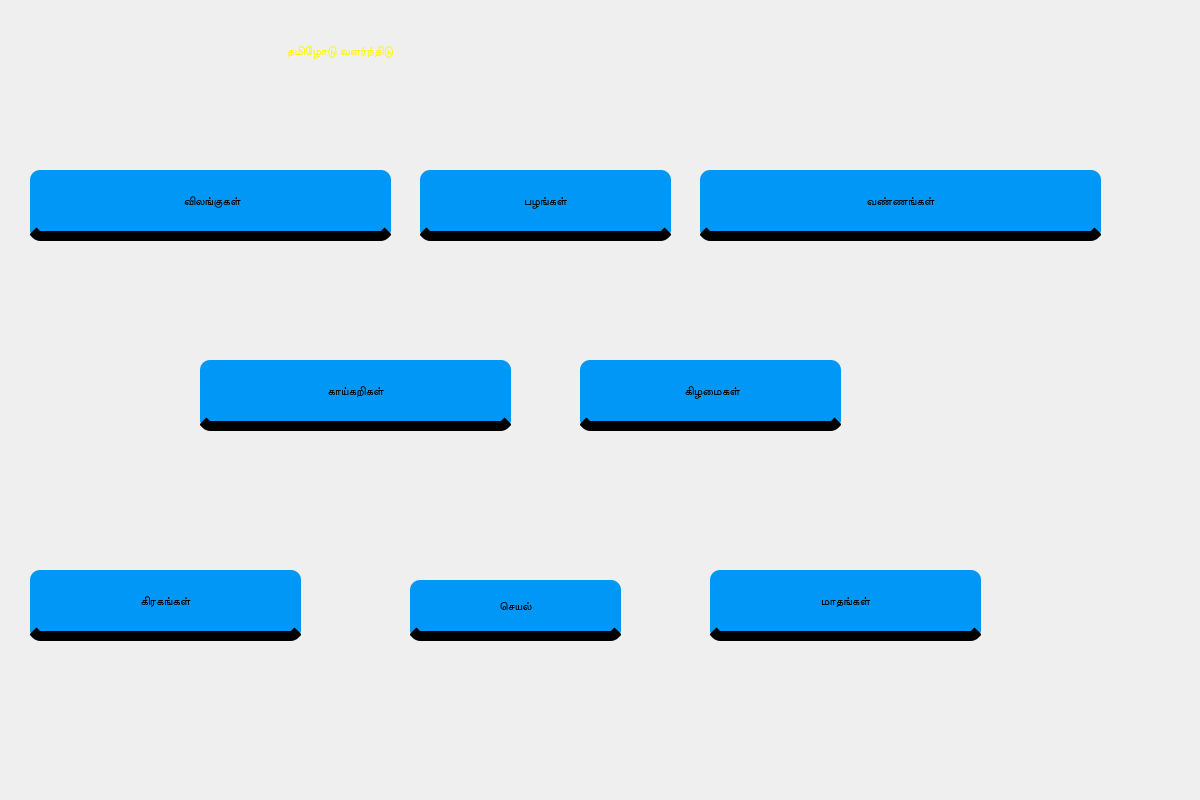
<?xml version="1.0" encoding="UTF-8"?>
<ui version="4.0">
 <class>Dialog</class>
 <widget class="QDialog" name="Dialog">
  <property name="geometry">
   <rect>
    <x>0</x>
    <y>0</y>
    <width>1200</width>
    <height>800</height>
   </rect>
  </property>
  <property name="windowTitle">
   <string>Dialog</string>
  </property>
  <widget class="QWidget" name="Background" native="true">
   <property name="geometry">
    <rect>
     <x>0</x>
     <y>0</y>
     <width>1200</width>
     <height>800</height>
    </rect>
   </property>
   <property name="mouseTracking">
    <bool>true</bool>
   </property>
   <property name="tabletTracking">
    <bool>true</bool>
   </property>
   <property name="acceptDrops">
    <bool>true</bool>
   </property>
   <property name="autoFillBackground">
    <bool>true</bool>
   </property>
   <property name="styleSheet">
    <string notr="true"/>
   </property>
   <widget class="QPushButton" name="animals">
    <property name="geometry">
     <rect>
      <x>30</x>
      <y>170</y>
      <width>361</width>
      <height>71</height>
     </rect>
    </property>
    <property name="autoFillBackground">
     <bool>false</bool>
    </property>
    <property name="styleSheet">
     <string notr="true">QPushButton {font: 22pt &quot;Games&quot;;
    border-bottom: 10px solid #000000;
    border-radius: 10px;
	 background-color:#0197f6;
    min-width: 1px;
}

QPushButton:pressed {
border-bottom: 5px solid #74b3ce;
    border-radius: 10px;
     background-color:rgb(255, 170, 127);
}

</string>
    </property>
    <property name="text">
     <string> விலங்குகள்</string>
    </property>
   </widget>
   <widget class="QPushButton" name="fruits">
    <property name="geometry">
     <rect>
      <x>420</x>
      <y>170</y>
      <width>251</width>
      <height>71</height>
     </rect>
    </property>
    <property name="autoFillBackground">
     <bool>false</bool>
    </property>
    <property name="styleSheet">
     <string notr="true">QPushButton {font: 22pt &quot;Games&quot;;
    border-bottom: 10px solid #000000;
    border-radius: 10px;
	 background-color:#0197f6;
    min-width: 1px;
}

QPushButton:pressed {
border-bottom: 5px solid #74b3ce;
    border-radius: 10px;
     background-color:rgb(255, 170, 127);
}

</string>
    </property>
    <property name="text">
     <string>பழங்கள்</string>
    </property>
    <property name="flat">
     <bool>false</bool>
    </property>
   </widget>
   <widget class="QPushButton" name="planets">
    <property name="geometry">
     <rect>
      <x>30</x>
      <y>570</y>
      <width>271</width>
      <height>71</height>
     </rect>
    </property>
    <property name="styleSheet">
     <string notr="true">QPushButton {font: 22pt &quot;Games&quot;;
    border-bottom: 10px solid #000000;
    border-radius: 10px;
	 background-color:#0197f6;
    min-width: 1px;
}

QPushButton:pressed {
border-bottom: 5px solid #74b3ce;
    border-radius: 10px;
     background-color:rgb(255, 170, 127);
}



</string>
    </property>
    <property name="text">
     <string>கிரகங்கள்</string>
    </property>
   </widget>
   <widget class="QPushButton" name="vegetables">
    <property name="geometry">
     <rect>
      <x>200</x>
      <y>360</y>
      <width>311</width>
      <height>71</height>
     </rect>
    </property>
    <property name="styleSheet">
     <string notr="true">QPushButton {font: 22pt &quot;Games&quot;;
    border-bottom: 10px solid #000000;
    border-radius: 10px;
	 background-color:#0197f6;
    min-width: 1px;
}

QPushButton:pressed {
border-bottom: 5px solid #74b3ce;
    border-radius: 10px;
     background-color:rgb(255, 170, 127);
}



</string>
    </property>
    <property name="text">
     <string>காய்கறிகள்</string>
    </property>
   </widget>
   <widget class="QPushButton" name="days">
    <property name="geometry">
     <rect>
      <x>580</x>
      <y>360</y>
      <width>261</width>
      <height>71</height>
     </rect>
    </property>
    <property name="styleSheet">
     <string notr="true">QPushButton {font: 22pt &quot;Games&quot;;
    border-bottom: 10px solid #000000;
    border-radius: 10px;
	 background-color:#0197f6;
    min-width: 1px;
}

QPushButton:pressed {
border-bottom: 5px solid #74b3ce;
    border-radius: 10px;
     background-color:rgb(255, 170, 127);
}



</string>
    </property>
    <property name="text">
     <string> கிழமைகள்</string>
    </property>
   </widget>
   <widget class="QPushButton" name="months">
    <property name="geometry">
     <rect>
      <x>710</x>
      <y>570</y>
      <width>271</width>
      <height>71</height>
     </rect>
    </property>
    <property name="styleSheet">
     <string notr="true">QPushButton {font: 22pt &quot;Games&quot;;
    border-bottom: 10px solid #000000;
    border-radius: 10px;
	 background-color:#0197f6;
    min-width: 1px;
}

QPushButton:pressed {
border-bottom: 5px solid #74b3ce;
    border-radius: 10px;
     background-color:rgb(255, 170, 127);
}



</string>
    </property>
    <property name="text">
     <string>மாதங்கள்</string>
    </property>
   </widget>
   <widget class="QPushButton" name="colors">
    <property name="geometry">
     <rect>
      <x>700</x>
      <y>170</y>
      <width>401</width>
      <height>71</height>
     </rect>
    </property>
    <property name="styleSheet">
     <string notr="true">QPushButton {font: 22pt &quot;Games&quot;;
    border-bottom: 10px solid #000000;
    border-radius: 10px;
	 background-color:#0197f6;
    min-width: 1px;
}

QPushButton:pressed {
border-bottom: 5px solid #74b3ce;
    border-radius: 10px;
     background-color:rgb(255, 170, 127);
}


</string>
    </property>
    <property name="text">
     <string>வண்ணங்கள்</string>
    </property>
   </widget>
   <widget class="QLabel" name="label">
    <property name="geometry">
     <rect>
      <x>250</x>
      <y>-20</y>
      <width>691</width>
      <height>141</height>
     </rect>
    </property>
    <property name="styleSheet">
     <string notr="true">font: 24pt &quot;Ravie&quot;;
color: #FFF600;
</string>
    </property>
    <property name="text">
     <string>           தமிழோடு வளர்ந்திடு</string>
    </property>
   </widget>
   <widget class="QLabel" name="BG">
    <property name="geometry">
     <rect>
      <x>0</x>
      <y>0</y>
      <width>1200</width>
      <height>800</height>
     </rect>
    </property>
    <property name="styleSheet">
     <string notr="true"/>
    </property>
    <property name="text">
     <string/>
    </property>
   </widget>
   <widget class="QPushButton" name="action">
    <property name="geometry">
     <rect>
      <x>410</x>
      <y>580</y>
      <width>211</width>
      <height>61</height>
     </rect>
    </property>
    <property name="styleSheet">
     <string notr="true">QPushButton {font: 22pt &quot;Games&quot;;
    border-bottom: 10px solid #000000;
    border-radius: 10px;
	 background-color:#0197f6;
    min-width: 1px;
}

QPushButton:pressed {
border-bottom: 5px solid #74b3ce;
    border-radius: 10px;
     background-color:rgb(255, 170, 127);
}


</string>
    </property>
    <property name="text">
     <string>செயல்</string>
    </property>
   </widget>
   <widget class="QPushButton" name="mute">
    <property name="geometry">
     <rect>
      <x>1070</x>
      <y>30</y>
      <width>51</width>
      <height>41</height>
     </rect>
    </property>
    <property name="styleSheet">
     <string notr="true">font: 22pt &quot;Games&quot;;
border-radius:20px;
background-image: url(:/newPrefix/PycharmProjects/pythonProject1/mutmtue.jpg);
background-color:transparent;</string>
    </property>
    <property name="text">
     <string/>
    </property>
   </widget>
   <zorder>BG</zorder>
   <zorder>animals</zorder>
   <zorder>colors</zorder>
   <zorder>days</zorder>
   <zorder>fruits</zorder>
   <zorder>months</zorder>
   <zorder>planets</zorder>
   <zorder>vegetables</zorder>
   <zorder>label</zorder>
   <zorder>action</zorder>
   <zorder>mute</zorder>
  </widget>
 </widget>
 <resources>
  <include location="../../Downloads/test.qrc"/>
  <include location="../../Downloads/play.qrc"/>
  <include location="../../Downloads/gif.qrc"/>
  <include location="../../Downloads/gamesfont.qrc"/>
  <include location="../../Downloads/BG__SQUARE.qrc"/>
  <include location="../../Downloads/BG_ORAGNE.qrc"/>
  <include location="../../Downloads/BG_WHITE.qrc"/>
  <include location="../../Downloads/ifydhnfgdf.qrc"/>
  <include location="../../Downloads/bluee.qrc"/>
  <include location="../../Downloads/dsad.qrc"/>
  <include location="../../Downloads/coco.qrc"/>
  <include location="../../Downloads/fors.qrc"/>
  <include location="../../Downloads/tryage.qrc"/>
  <include location="../../Downloads/tr.qrc"/>
  <include location="../../Downloads/gfdhfg.qrc"/>
  <include location="../../Downloads/bea.qrc"/>
 </resources>
 <connections/>
</ui>
